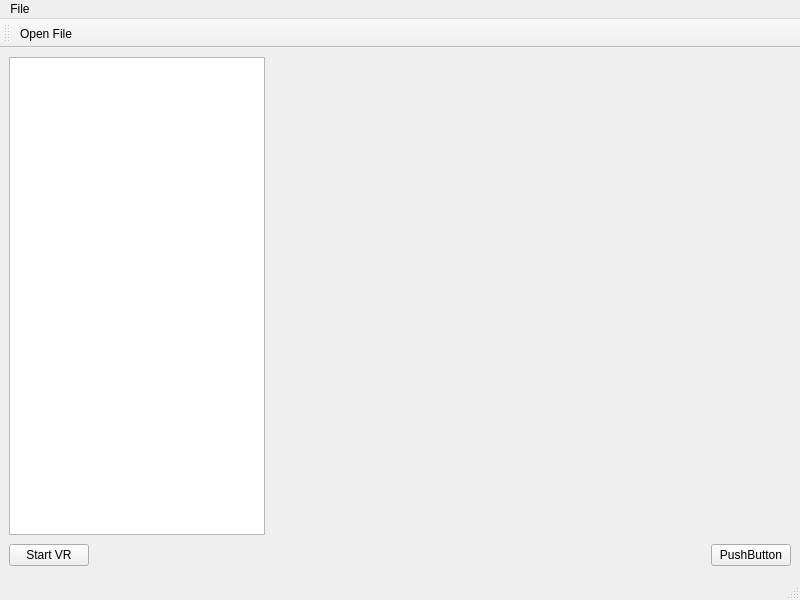
<?xml version="1.0" encoding="UTF-8"?>
<ui version="4.0">
 <class>MainWindow</class>
 <widget class="QMainWindow" name="MainWindow">
  <property name="geometry">
   <rect>
    <x>0</x>
    <y>0</y>
    <width>800</width>
    <height>600</height>
   </rect>
  </property>
  <property name="windowTitle">
   <string>MainWindow</string>
  </property>
  <widget class="QWidget" name="centralwidget">
   <layout class="QVBoxLayout" name="verticalLayout">
    <item>
     <layout class="QHBoxLayout" name="horizontalLayout_2">
      <item>
       <widget class="QTreeView" name="treeView">
        <property name="sizePolicy">
         <sizepolicy hsizetype="Fixed" vsizetype="Expanding">
          <horstretch>0</horstretch>
          <verstretch>0</verstretch>
         </sizepolicy>
        </property>
        <property name="contextMenuPolicy">
         <enum>Qt::ContextMenuPolicy::ActionsContextMenu</enum>
        </property>
       </widget>
      </item>
      <item>
       <widget class="QVTKOpenGLNativeWidget" name="widget" native="true">
        <property name="sizePolicy">
         <sizepolicy hsizetype="Expanding" vsizetype="Expanding">
          <horstretch>0</horstretch>
          <verstretch>0</verstretch>
         </sizepolicy>
        </property>
       </widget>
      </item>
     </layout>
    </item>
    <item>
     <layout class="QHBoxLayout" name="horizontalLayout">
      <item>
       <widget class="QPushButton" name="startVRButton">
        <property name="text">
         <string>Start VR</string>
        </property>
       </widget>
      </item>
      <item>
       <spacer name="horizontalSpacer">
        <property name="orientation">
         <enum>Qt::Orientation::Horizontal</enum>
        </property>
        <property name="sizeHint" stdset="0">
         <size>
          <width>328</width>
          <height>28</height>
         </size>
        </property>
       </spacer>
      </item>
      <item>
       <widget class="QPushButton" name="pushButton_2">
        <property name="text">
         <string>PushButton</string>
        </property>
       </widget>
      </item>
     </layout>
    </item>
   </layout>
  </widget>
  <widget class="QMenuBar" name="menubar">
   <property name="geometry">
    <rect>
     <x>0</x>
     <y>0</y>
     <width>800</width>
     <height>26</height>
    </rect>
   </property>
   <widget class="QMenu" name="menuFile">
    <property name="title">
     <string>File</string>
    </property>
    <addaction name="actionOpen_File"/>
   </widget>
   <addaction name="menuFile"/>
  </widget>
  <widget class="QStatusBar" name="statusbar"/>
  <widget class="QToolBar" name="toolBar">
   <property name="windowTitle">
    <string>toolBar</string>
   </property>
   <attribute name="toolBarArea">
    <enum>TopToolBarArea</enum>
   </attribute>
   <attribute name="toolBarBreak">
    <bool>false</bool>
   </attribute>
   <addaction name="actionOpen_File"/>
  </widget>
  <action name="actionOpen_File">
   <property name="enabled">
    <bool>true</bool>
   </property>
   <property name="icon">
    <iconset>
     <normalon>:/icons/fileopen.png</normalon>
    </iconset>
   </property>
   <property name="text">
    <string>Open File</string>
   </property>
   <property name="menuRole">
    <enum>QAction::MenuRole::NoRole</enum>
   </property>
  </action>
  <action name="actionItem_Options">
   <property name="text">
    <string>Item Options</string>
   </property>
   <property name="toolTip">
    <string>Item Options</string>
   </property>
   <property name="menuRole">
    <enum>QAction::MenuRole::NoRole</enum>
   </property>
  </action>
 </widget>
 <customwidgets>
  <customwidget>
   <class>QVTKOpenGLNativeWidget</class>
   <extends>QWidget</extends>
   <header>qvtkopenglnativewidget.h</header>
   <container>1</container>
  </customwidget>
 </customwidgets>
 <resources/>
 <connections/>
</ui>
